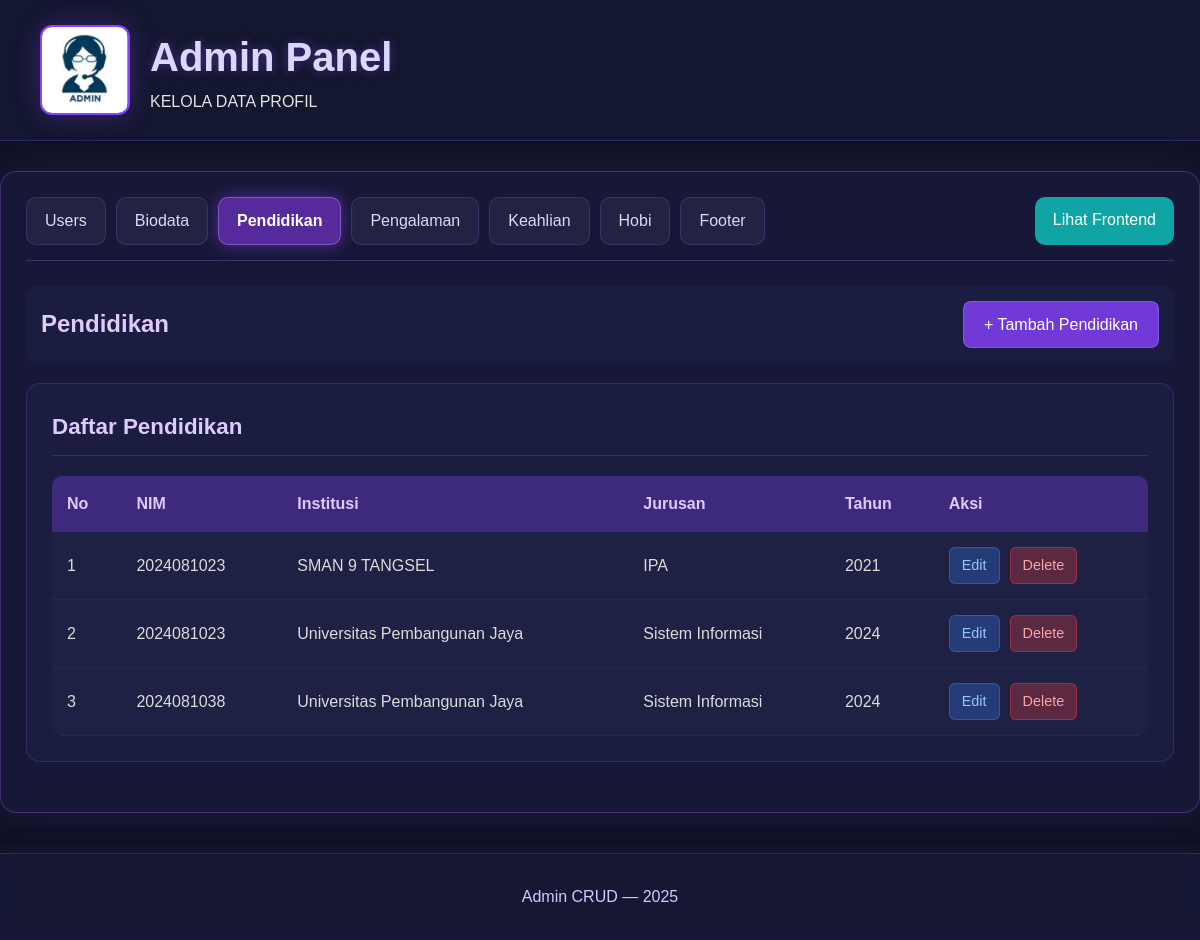
Page /admin_personil.php?tab=pendidikan on the committed database.
### tables this page shows
CREATE TABLE `pendidikan` (
  `id` int(11) NOT NULL,
  `nim` varchar(50) NOT NULL,
  `institusi` varchar(255) DEFAULT NULL,
  `jurusan` varchar(255) DEFAULT NULL,
  `tahun` varchar(10) DEFAULT NULL,
  `created_at` timestamp NOT NULL DEFAULT current_timestamp()
);

### admin_personil.php (the view, shortened to what this page needs)
<?php
require 'koneksi.php';
$uploadDir = __DIR__ . '/uploads/';
function esc($s){ return htmlspecialchars($s); }
$tab = isset($_GET['tab']) ? $_GET['tab'] : 'users';
$allowedTabs = ['users','biodata','pendidikan','pengalaman','keahlian','hobi','footer'];
$action = isset($_GET['action']) ? $_GET['action'] : '';
$id = isset($_GET['id']) ? (int)$_GET['id'] : 0;
$all = [];
foreach ($allowedTabs as $t) {
    $q = $mysqli->query("SELECT * FROM {$t} ORDER BY created_at DESC");
    $all[$t] = $q ? $q->fetch_all(MYSQLI_ASSOC) : [];
}
$editData = null;
?>
<!doctype html>
<html lang="id">
<head>
<link rel="stylesheet" href="style.css" />
</head>
<body>
<header class="site-header">
  <div class="header-inner">
    <img src="admin.jpeg" alt="Admin Logo" class="WIN2025">
    <div>
      <h1 class="site-title">Admin Panel</h1>
      <p class="site-sub">KELOLA DATA PROFIL</p>
    </div>
  </div>
</header>
<div class="admin-container">
  <div class="tab-nav">
    <?php foreach($allowedTabs as $t): ?>
      <a href="?tab=<?php echo $t; ?>" class="<?php echo ($t===$tab)?'active':''; ?>"><?php echo ucfirst($t); ?></a>
    <?php endforeach; ?>
    <a href="index.php" class="back-to-site">Lihat Frontend</a>
  </div>
  <?php if ($tab === 'users'): ?>
    <div class="toolbar">
      <h2>Users</h2>
      <a href="?tab=users&action=add" class="btn-add">+ Tambah User</a>
    </div>
    <?php if ($action === 'add' || $action === 'edit'): ?>
      <div class="admin-card">
        <h3><?php echo ($action==='edit') ? 'Ubah User' : 'Tambah User'; ?></h3>
        <form method="post" enctype="multipart/form-data" class="admin-form">
          <input type="hidden" name="tab" value="users">
          <input type="hidden" name="id" value="<?php echo esc($editData['id'] ?? $id); ?>">
          <div class="form-group">
            <label>NIM *</label>
            <input type="text" name="nim" value="<?php echo esc($editData['nim'] ?? ''); ?>" required>
          </div>
          <div class="form-group">
            <label>Nama Lengkap *</label>
            <input type="text" name="nama" value="<?php echo esc($editData['nama'] ?? ''); ?>" required>
          </div>
          <div class="form-group">
            <label>Foto Profile (jpg/png/webp)</label>
            <input type="file" name="foto" accept="image/*">
            <?php if (!empty($editData['foto'])): ?>
              <div class="current-photo">
                <p>Foto saat ini: <?php echo esc($editData['foto']); ?></p>
                <img src="<?php echo 'uploads/'.esc($editData['foto']); ?>" alt="foto">
              </div>
            <?php endif; ?>
          </div>
          <div class="form-group">
            <button type="submit" class="btn-submit"><?php echo ($action==='edit') ? 'Simpan Perubahan' : 'Simpan'; ?></button>
            <a href="admin_personil.php?tab=users" class="btn-cancel">Batal</a>
          </div>
        </form>
      </div>
    <?php endif; ?>
    <div class="admin-card">
      <h3>Daftar Users</h3>
      <?php if (!empty($all['users'])): ?>
        <table class="admin-table">
          <thead>
            <tr>
              <th>No</th>
              <th>NIM</th>
              <th>Nama</th>
              <th>Foto</th>
              <th>Aksi</th>
            </tr>
          </thead>
          <tbody>
            <?php $i=1; foreach($all['users'] as $r): ?>
              <tr>
                <td><?php echo $i++; ?></td>
                <td><?php echo esc($r['nim']); ?></td>
                <td><?php echo esc($r['nama']); ?></td>
                <td>
                  <?php if(!empty($r['foto']) && file_exists($uploadDir.$r['foto'])): ?>
                    <img src="<?php echo 'uploads/'.esc($r['foto']); ?>" alt="foto" class="table-photo">
                  <?php else: ?>
                    <span class="no-photo">-</span>
                  <?php endif; ?>
                </td>
                <td class="table-actions">
                  <a href="?tab=users&action=edit&id=<?php echo $r['id']; ?>" class="btn-edit">Edit</a>
                  <a href="?tab=users&action=delete&id=<?php echo $r['id']; ?>" class="btn-delete" onclick="return confirm('Hapus user ini?')">Delete</a>
                </td>
              </tr>
            <?php endforeach; ?>
          </tbody>
        </table>
      <?php else: ?>
        <p class="no-data">Belum ada data users.</p>
      <?php endif; ?>
    </div>
  <?php elseif ($tab === 'pendidikan'): ?>
    <div class="toolbar">
      <h2>Pendidikan</h2>
      <a href="?tab=pendidikan&action=add" class="btn-add">+ Tambah Pendidikan</a>
    </div>
    <div class="admin-card">
      <h3>Daftar Pendidikan</h3>
      <?php if (!empty($all['pendidikan'])): ?>
        <table class="admin-table">
          <thead>
            <tr>
              <th>No</th>
              <th>NIM</th>
              <th>Institusi</th>
              <th>Jurusan</th>
              <th>Tahun</th>
              <th>Aksi</th>
            </tr>
          </thead>
          <tbody>
            <?php $i=1; foreach($all['pendidikan'] as $r): ?>
              <tr>
                <td><?php echo $i++; ?></td>
                <td><?php echo esc($r['nim']); ?></td>
                <td><?php echo esc($r['institusi']); ?></td>
                <td><?php echo esc($r['jurusan']); ?></td>
                <td><?php echo esc($r['tahun']); ?></td>
                <td class="table-actions">
                  <a href="?tab=pendidikan&action=edit&id=<?php echo $r['id']; ?>" class="btn-edit">Edit</a>
                  <a href="?tab=pendidikan&action=delete&id=<?php echo $r['id']; ?>" class="btn-delete" onclick="return confirm('Hapus?')">Delete</a>
                </td>
              </tr>
            <?php endforeach; ?>
          </tbody>
        </table>
      <?php else: ?>
        <p class="no-data">Belum ada data pendidikan.</p>
      <?php endif; ?>
    </div>
  <?php endif; ?>
</div>
<footer class="site-footer">
  <div class="footer-center">
    <p>Admin CRUD — <?php echo date('Y'); ?></p>
  </div>
</footer>
</body>
</html>

### style.css (style rules this page uses)
* { margin: 0; padding: 0; box-sizing: border-box; }
body { font-family: "Poppins", sans-serif; background: #0f1224; color: #e4e4e4; line-height: 1.6; }
.site-header { width: 100%; background: rgba(22, 25, 50, 0.9); padding: 25px 40px; border-bottom: 1px solid rgba(120, 70, 255, 0.3); backdrop-filter: blur(10px); }
.header-inner { display: flex; align-items: center; gap: 20px; }
.WIN2025 { width: 90px; height: 90px; border-radius: 12px; object-fit: cover; border: 2px solid #8743ff; box-shadow: 0 0 25px rgba(135, 67, 255, 0.3); }
.site-title { font-size: 2.5rem; font-weight: 700; color: #dcd7ff; text-shadow: 0 0 10px rgba(140, 87, 255, 0.4); }
.site-footer { margin-top: 40px; background: rgba(25, 27, 60, 0.65); border-top: 1px solid rgba(150, 90, 255, 0.25); padding: 25px; text-align: center; color: #d4caff; backdrop-filter: blur(12px); box-shadow: 0 0 25px rgba(90, 60, 200, 0.15); }
.site-footer p { margin: 5px 0; font-size: 1rem; }

### admin_personil.php (style rules this page uses)
.admin-container { max-width: 1300px; margin: 30px auto; padding: 25px; background: rgba(25, 27, 60, 0.85); border-radius: 16px; border: 1px solid rgba(170, 100, 255, 0.3); box-shadow: 0 0 35px rgba(90, 60, 200, 0.2); backdrop-filter: blur(15px); }
.tab-nav { display: flex; gap: 10px; flex-wrap: wrap; margin-bottom: 25px; padding-bottom: 15px; border-bottom: 1px solid rgba(180, 120, 255, 0.25); }
.tab-nav a { padding: 10px 18px; border-radius: 10px; text-decoration: none; background: rgba(255, 255, 255, 0.05); color: #dcd7ff; border: 1px solid rgba(170, 100, 255, 0.2); transition: all 0.3s ease; font-weight: 500; }
.tab-nav a.active { background: rgba(150, 60, 255, 0.5); color: #fff; font-weight: 600; box-shadow: 0 0 15px rgba(150, 60, 255, 0.5); border: 1px solid rgba(200, 150, 255, 0.4); }
.tab-nav a.back-to-site { background: #0ea5a4; color: white; margin-left: auto; border: none; }
.toolbar { display: flex; justify-content: space-between; align-items: center; margin-bottom: 20px; padding: 15px; background: rgba(30, 32, 70, 0.6); border-radius: 12px; }
.toolbar h2 { color: #dfcaff; font-size: 1.5rem; margin: 0; }
.btn-add { background: rgba(135, 67, 255, 0.8); color: white; padding: 10px 20px; border-radius: 8px; text-decoration: none; font-weight: 500; transition: all 0.3s; border: 1px solid rgba(200, 150, 255, 0.3); }
.admin-card { background: rgba(30, 32, 70, 0.6); padding: 25px; border-radius: 14px; border: 1px solid rgba(170, 100, 255, 0.2); margin-bottom: 25px; }
.admin-card h3 { color: #dfcaff; margin-bottom: 20px; font-size: 1.4rem; border-bottom: 1px solid rgba(180, 120, 255, 0.2); padding-bottom: 10px; }
.admin-table { width: 100%; border-collapse: collapse; margin-top: 15px; background: rgba(255, 255, 255, 0.02); border-radius: 10px; overflow: hidden; }
.admin-table th { background: rgba(135, 67, 255, 0.3); color: #dfcaff; padding: 15px; text-align: left; font-weight: 600; }
.admin-table td { padding: 15px; border-bottom: 1px solid rgba(170, 100, 255, 0.1); color: #dcdcdc; }
.table-actions { display: flex; gap: 10px; }
.btn-edit { padding: 6px 12px; background: rgba(59, 130, 246, 0.3); color: #93c5fd; border-radius: 6px; text-decoration: none; border: 1px solid rgba(59, 130, 246, 0.4); font-size: 0.9rem; transition: all 0.3s; }
.btn-delete { padding: 6px 12px; background: rgba(239, 68, 68, 0.3); color: #fca5a5; border-radius: 6px; text-decoration: none; border: 1px solid rgba(239, 68, 68, 0.4); font-size: 0.9rem; transition: all 0.3s; }

### rows in the picture
pendidikan: nim "2024081023", institusi "SMAN 9 TANGSEL", jurusan "IPA", tahun "2021"
pendidikan: nim "2024081023", institusi "Universitas Pembangunan Jaya", jurusan "Sistem Informasi", tahun "2024"
pendidikan: nim "2024081038", institusi "Universitas Pembangunan Jaya", jurusan "Sistem Informasi", tahun "2024"

### other values in the picture
$t "Users"
$t "Biodata"
$t "Pendidikan"
$t "Pengalaman"
$t "Keahlian"
$t "Hobi"
$t "Footer"
